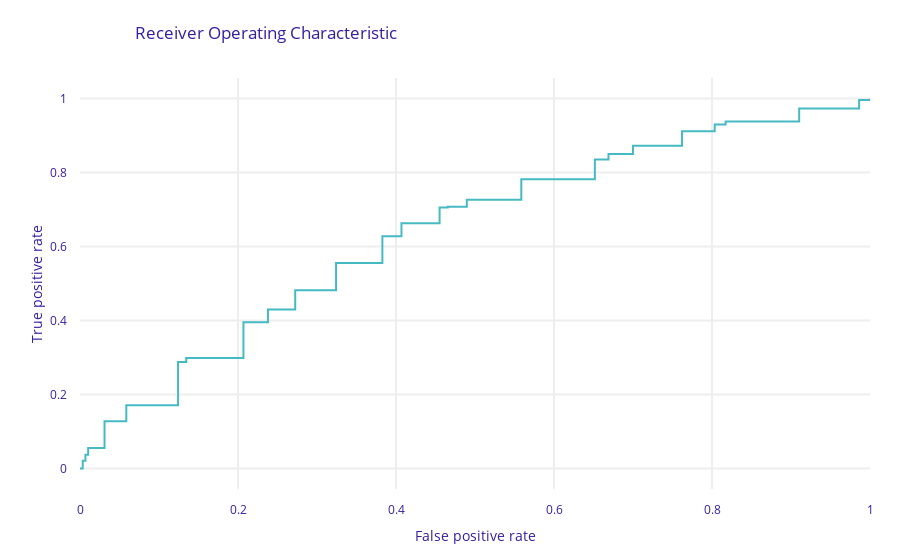

The notebook cell saved with this chart:
### Code cell
exp.model_performance(model_type='classification').plot(geom='roc')

### Figure 1 — Plotly figure (JSON) as saved in the notebook; plotly's stock layout.template omitted (floating-point values rounded to 4 significant figures)
{"data": [{"line": {"shape": "hv"}, "marker": {"color": "#46bac2"}, "name": "XGBClassifier", "type": "scatter", "x": [0, 0.003448, 0.006897, 0.01034, 0.03103, 0.05862, 0.1241, 0.1345, 0.2069, 0.2379, 0.2724, 0.3241, 0.3828, 0.4069, 0.4552, 0.4655, 0.4897, 0.5586, 0.6517, 0.669, 0.7, 0.7621, 0.8034, 0.8172, 0.9103, 0.9862, 1], "y": [0, 0.02058, 0.03704, 0.05556, 0.1276, 0.1708, 0.2881, 0.2984, 0.3951, 0.43, 0.4815, 0.5556, 0.6276, 0.6626, 0.7058, 0.7078, 0.7263, 0.7819, 0.8354, 0.8498, 0.8724, 0.9115, 0.93, 0.9383, 0.9733, 0.9959, 1]}], "layout": {"font": {"color": "#371ea3"}, "margin": {"b": 71, "r": 30, "t": 78}, "title": {"text": "Receiver Operating Characteristic", "x": 0.15}, "xaxis": {"automargin": true, "fixedrange": true, "gridwidth": 2, "tickcolor": "white", "ticklen": 10, "ticks": "outside", "title": {"text": "False positive rate"}, "type": "linear", "zeroline": false}, "yaxis": {"automargin": true, "fixedrange": true, "gridwidth": 2, "tickcolor": "white", "ticklen": 10, "ticks": "outside", "title": {"text": "True positive rate"}, "type": "linear", "zeroline": false}}}
